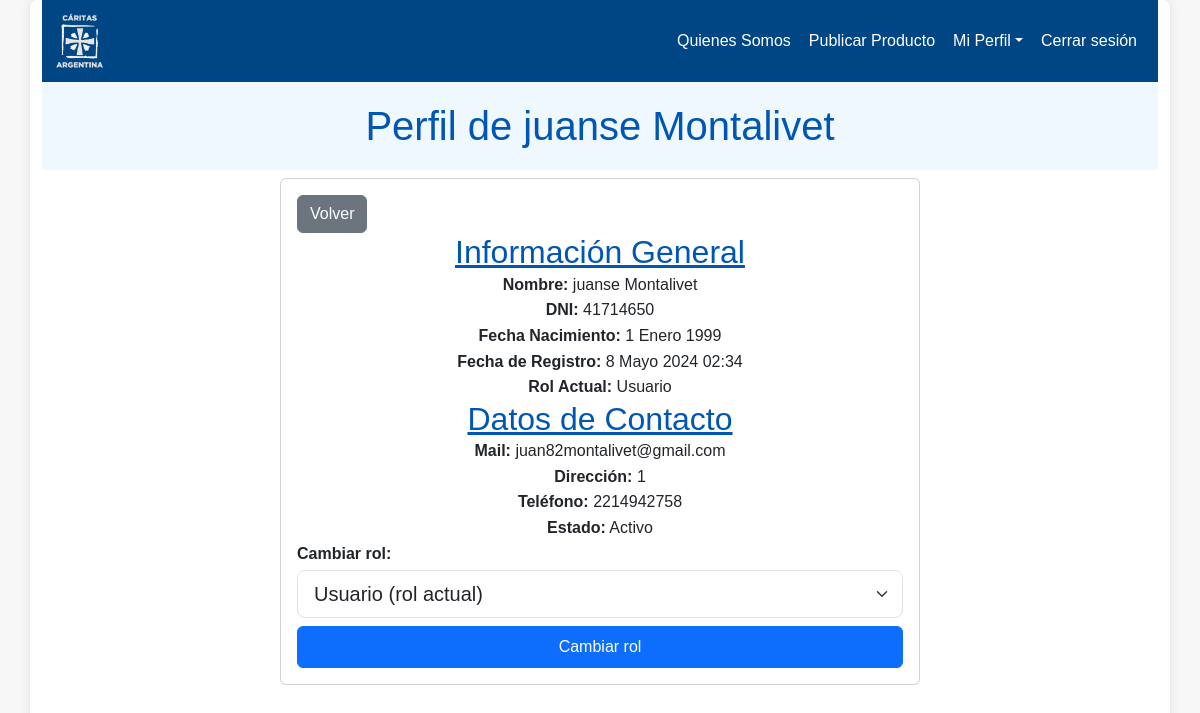
Page /perfil/41714650/ (signed in) on the earlier database version.
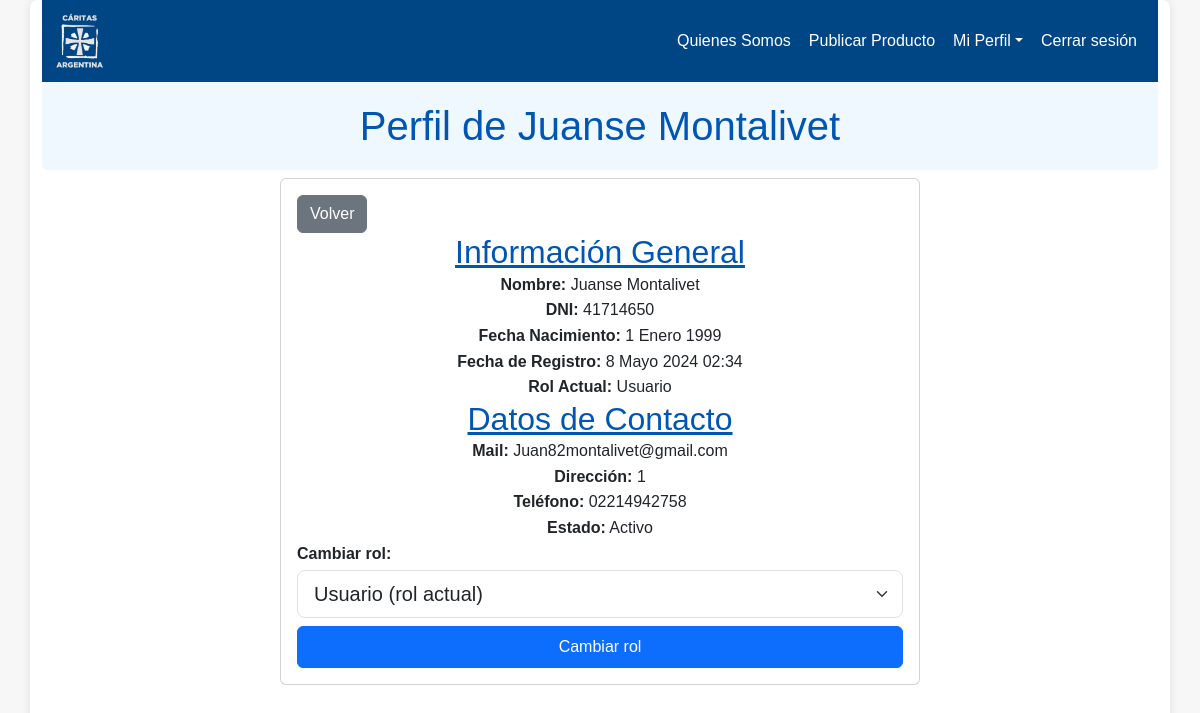
Same page on the later database version.
### intercambios_caritas/models.py (models this page shows, shortened)
class Usuario(AbstractUser):
    telefono = models.CharField(max_length=20, blank=True)
    direccion = models.CharField(max_length=100, blank=True)
    nacimiento = models.DateField(blank=True, null=True)
    class Types(models.TextChoices):
        Administrador = "Administrador", "Administrador"
        Usuario = "Usuario", "Usuario"
        Moderador = "Moderador", "Moderador"
    rol = models.CharField(
        max_length=20, choices=Types.choices, default=Types.Usuario
    )
    class Filiales(models.TextChoices):
        CABA = 'CABA', 'CABA'
        Quilmes = 'Quilmes', 'Quilmes'
        Temperley = 'Temperley', 'Temperley'
        LaPlata = 'La Plata', 'La Plata'
    filial = models.CharField(
        max_length=20, choices=Filiales.choices, default=""
    )
    def __init__(self, *args, **kwargs):
        telefono = kwargs.pop('telefono', None)
        direccion = kwargs.pop('direccion', None)
        nacimiento = kwargs.pop('nacimiento', None)
        super().__init__(*args, **kwargs)
        if telefono is not None:
            self.telefono = telefono
        if direccion is not None:
            self.direccion = direccion
        if nacimiento is not None:
            self.nacimiento = nacimiento
    def isAdmin(self):
        return self.rol.upper() == 'ADMINISTRADOR'
    def isUser(self):
        return self.rol.upper() == 'USUARIO'
    def isModerador(self):
        return self.rol.upper() == 'MODERADOR'
    def getRol(self):
        return self.rol

### intercambios_caritas/views.py (the view)
# urls.py: path('perfil/<str:username>/', views.ver_perfil, name='ver_perfil'),
@login_required
def ver_perfil(request, username):
    user = get_object_or_404(Usuario, username=username)
    return render(request, 'administracion_usuarios/perfil.html', {'user': user})

### templates/administracion_usuarios/perfil.html (shortened to what this page needs)
{% extends 'layouts/base.html' %}
{% block content %}
{% include 'layouts/navbar.html' %}
<h1 class="text-center custom-h1-bg mb-2">Perfil de {{ user.first_name }} {{ user.last_name }}</h1>
<div class="d-flex justify-content-center align-items-center">
    <div class="card" style="width: 40rem;">
        <div class="card-body">
            <div class="text-left">
                <a href="{% url 'listar_usuarios' %}" class="btn btn-secondary">Volver</a>
            </div>
            <div class="text-center">
                <h2><u>Información General</u></h2>
                <p><b>Nombre:</b> {{ user.first_name }} {{ user.last_name }}</p>
                <p><b>DNI:</b> {{ user.username}}</p>
                <p><b>Fecha Nacimiento:</b> {{ user.nacimiento}}</p>
                <p><b>Fecha de Registro:</b> {{ user.date_joined}}</p>
                <p><b>Rol Actual:</b> {{ user.getRol}}</p>
                <h2><u>Datos de Contacto</u></h2>
                <p><b>Mail:</b> {{ user.email}}</p>
                <p><b>Dirección:</b> {{ user.direccion}}</p>
                <p><b>Teléfono:</b> {{ user.telefono}}</p>
                <p><b>Estado:</b> {% if user.is_active %} Activo {% else %} Inactivo {% endif %} </p>
            </div>
            <div>
                <form action="{% url 'cambiar_rol' user.username %}" method="post">
                    <label class="form-label mb-1" for="rol">Cambiar rol:</label>
                    <select name="rol" id="rol" class="form-select form-select-lg" required>
                        {% if user.isUser %}
                        <option value="Usuario" selected>Usuario (rol actual)</option>
                        {% elif user.isModerador %}
                        <option value="Moderador" selected>Moderador (rol actual)</option>
                        <option value="Usuario">Usuario</option>
                        <option value="Administrador">Administrador</option>
                        {% else %}
                        <option value="Administrador" selected>Administrador (rol actual)</option>
                        <option value="Usuario">Usuario</option>
                        <option value="Moderador">Moderador</option>
                        {% endif %}
                    </select>
                    <button type="submit" class="btn btn-primary btn-block mt-2 p-2">Cambiar rol</button>
                </form>
            </div>
    </div>
</div>
{% endblock %}

Differences in the rows shown:
changed Usuario "Montalivet": first_name "juanse" → "Juanse"; email "juan82montalivet@gmail.com" → "Juan82montalivet@gmail.com"; telefono "2214942758" → "02214942758"
